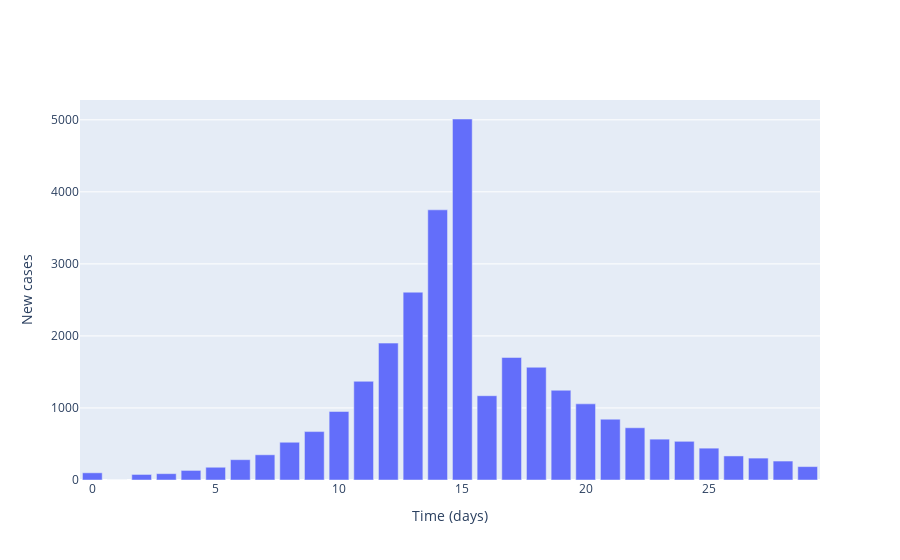

Notebook source saved alongside this figure:
### Markdown cell above
## Plot local incidence numbers

### Code cell
# Plot (bar chart cases each day)
fig = go.Figure()

# Plot of incidences
fig.add_trace(
    go.Bar(
        x=times,
        y=cases,
        name='Incidences'
    )
)

# Add axis labels
fig.update_layout(
    xaxis_title='Time (days)',
    yaxis_title='New cases'
)

fig.show()

### Figure 1 — Plotly figure (JSON) as saved in the notebook; plotly's stock layout.template omitted (floating-point values rounded to 4 significant figures)
{"data": [{"name": "Incidences", "type": "bar", "x": [0, 1, 2, 3, 4, 5, 6, 7, 8, 9, 10, 11, 12, 13, 14, 15, 16, 17, 18, 19, 20, 21, 22, 23, 24, 25, 26, 27, 28, 29], "y": [100, 0, 77, 88, 133, 177, 282, 350, 524, 672, 951, 1370, 1900, 2607, 3750, 5011, 1170, 1701, 1565, 1246, 1057, 844, 725, 567, 537, 442, 334, 304, 263, 186]}], "layout": {"xaxis": {"title": {"text": "Time (days)"}}, "yaxis": {"title": {"text": "New cases"}}}}
